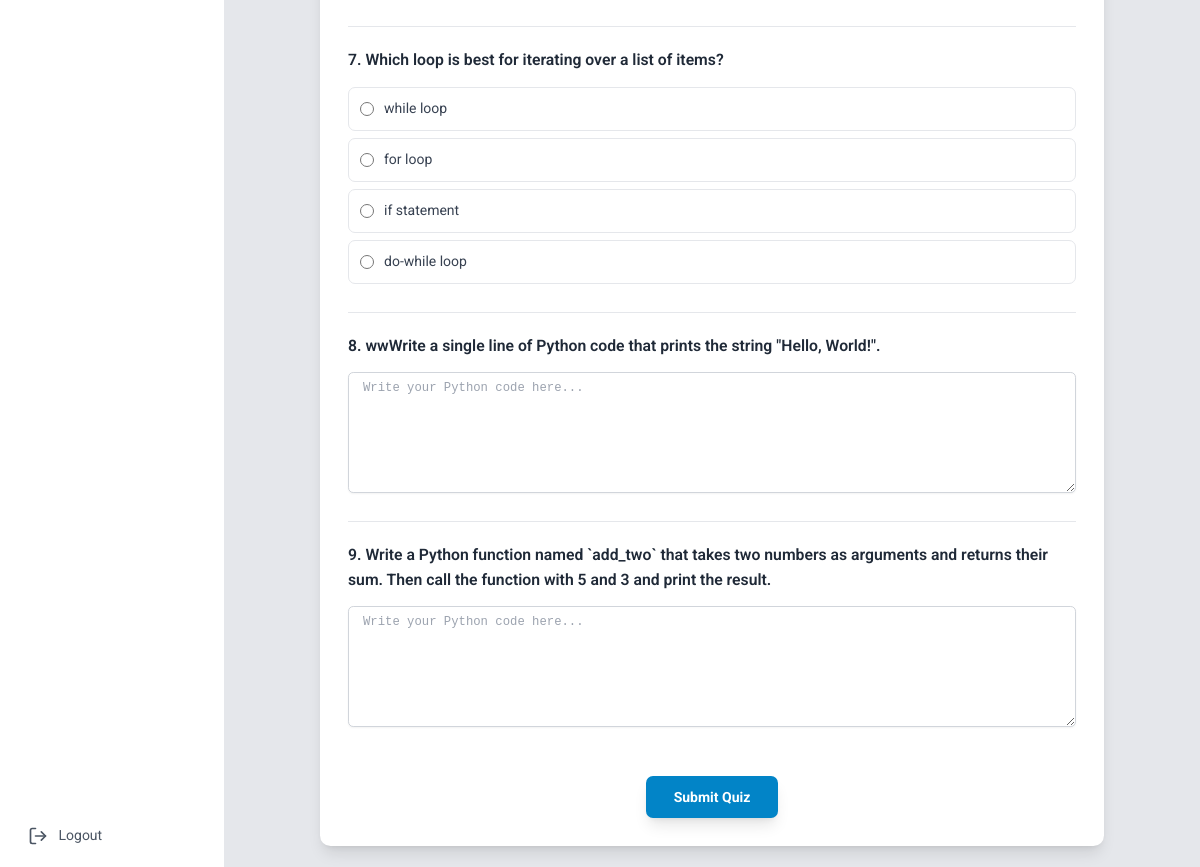
Page /quiz/1 (signed in, lower part) on the earlier database version.
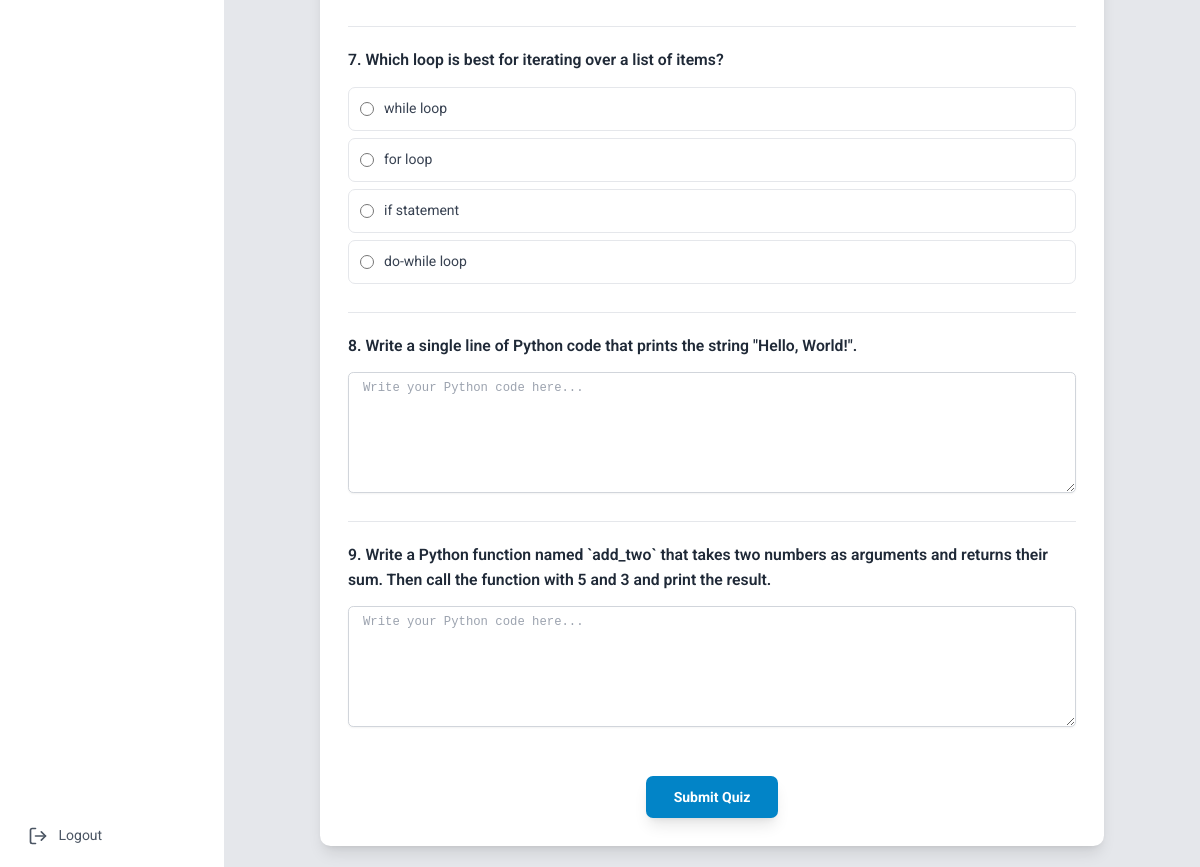
Same page on the later database version.
### tables this page shows
CREATE TABLE questions (
    id INTEGER PRIMARY KEY AUTOINCREMENT,
    question_text TEXT NOT NULL,
    question_type TEXT NOT NULL DEFAULT 'multiple_choice', -- 'multiple_choice' or 'coding'
    topic TEXT NOT NULL, -- e.g., 'Variables', 'Loops', 'Functions' for the recommender system
    option_a TEXT,
    option_b TEXT,
    option_c TEXT,
    option_d TEXT,
    correct_answer TEXT,
    correct_code_output TEXT
);

### app.py (the view)
@app.route('/quiz/<int:set_id>')
def quiz(set_id):
    if not get_user_id(): return redirect(url_for('login'))
    session['quiz_start_time'] = datetime.now().isoformat()
    conn = get_db_connection()
    questions = conn.execute('SELECT q.* FROM questions q JOIN set_questions sq ON q.id = sq.question_id WHERE sq.set_id = ?', (set_id,)).fetchall()
    set_info = conn.execute('SELECT * FROM question_sets WHERE id = ?', (set_id,)).fetchone()
    conn.close()
    return render_template('student/quiz.html', questions=questions, set_info=set_info)

### app.py (called while the page is built)
def get_db_connection():
    conn = sqlite3.connect('pypath.db', check_same_thread=False, detect_types=sqlite3.PARSE_DECLTYPES | sqlite3.PARSE_COLNAMES)
    conn.row_factory = sqlite3.Row
    return conn

def get_user_id():
    return session.get('user_id')

### templates/student/quiz.html (shortened to what this page needs)
{% extends "layout.html" %}
{% block content %}
<div class="max-w-4xl mx-auto">
    <div class="bg-white p-8 rounded-xl shadow-lg">
        <form action="{{ url_for('submit_quiz', set_id=set_info.id) }}" method="POST" class="space-y-8">
            {% for question in questions %}
            <div class="border-t pt-6">
                <p class="text-lg font-semibold text-gray-800 mb-4">{{ loop.index }}. {{ question.question_text }}</p>
                {% if question.question_type == 'multiple_choice' %}
                <div class="space-y-2">
                    <label class="flex items-center p-3 rounded-lg border border-gray-200 hover:bg-gray-50 cursor-pointer">
                        <input type="radio" name="question_{{ question.id }}" value="A" class="h-4 w-4 text-sky-600 border-gray-300 focus:ring-sky-500">
                        <span class="ml-3 text-gray-700">{{ question.option_a }}</span>
                    </label>
                    <label class="flex items-center p-3 rounded-lg border border-gray-200 hover:bg-gray-50 cursor-pointer">
                        <input type="radio" name="question_{{ question.id }}" value="B" class="h-4 w-4 text-sky-600 border-gray-300 focus:ring-sky-500">
                        <span class="ml-3 text-gray-700">{{ question.option_b }}</span>
                    </label>
                    <label class="flex items-center p-3 rounded-lg border border-gray-200 hover:bg-gray-50 cursor-pointer">
                        <input type="radio" name="question_{{ question.id }}" value="C" class="h-4 w-4 text-sky-600 border-gray-300 focus:ring-sky-500">
                        <span class="ml-3 text-gray-700">{{ question.option_c }}</span>
                    </label>
                    <label class="flex items-center p-3 rounded-lg border border-gray-200 hover:bg-gray-50 cursor-pointer">
                        <input type="radio" name="question_{{ question.id }}" value="D" class="h-4 w-4 text-sky-600 border-gray-300 focus:ring-sky-500">
                        <span class="ml-3 text-gray-700">{{ question.option_d }}</span>
                    </label>
                </div>
                {% elif question.question_type == 'coding' %}
                <div>
                    <textarea name="question_{{ question.id }}" rows="6" class="mt-1 block w-full px-4 py-2 font-mono text-sm border border-gray-300 rounded-md shadow-sm focus:ring-sky-500 focus:border-sky-500" placeholder="Write your Python code here..."></textarea>
                </div>
                {% endif %}
            </div>
            {% endfor %}
            <div class="text-center pt-6">
                <button type="submit" class="bg-sky-600 text-white font-bold py-3 px-8 rounded-lg shadow-lg hover:bg-sky-700 transition-transform transform hover:scale-105">
                    Submit Quiz
                </button>
            </div>
        </form>
    </div>
</div>
{% endblock %}

Differences in the rows shown:
changed questions: question_text "wwWrite a single line of Python code that prints the string \"Hello, World!\"." → "Write a single line of Python code that prints the string \"Hello, World!\"."
